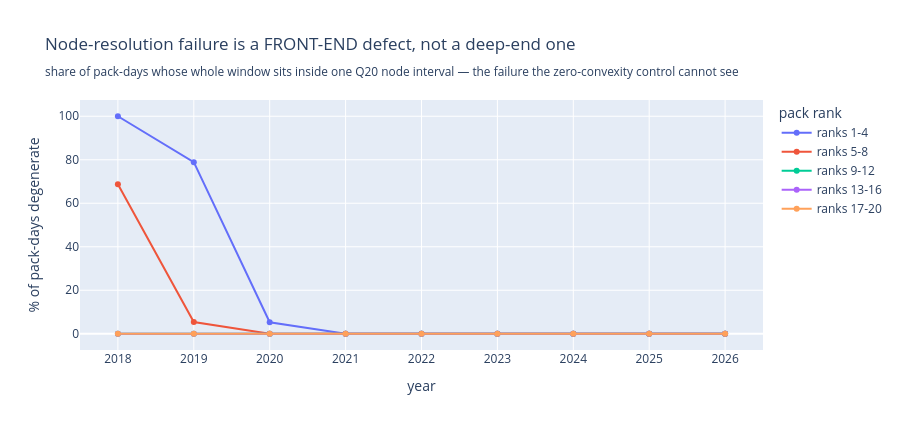

This figure's notebook cell:
### Code cell
_fig = go.Figure()
for _b in ["1-4", "5-8", "9-12", "13-16", "17-20"]:
    if _b in _sw.columns:
        _fig.add_trace(go.Scatter(x=_sw.index, y=_sw[_b], mode="lines+markers", name=f"ranks {_b}"))
_fig.update_layout(
    title="Node-resolution failure is a FRONT-END defect, not a deep-end one<br>"
          "<sub>share of pack-days whose whole window sits inside one Q20 node "
          "interval — the failure the zero-convexity control cannot see</sub>",
    xaxis_title="year", yaxis_title="% of pack-days degenerate", height=430,
    legend_title="pack rank")
_fig

### Figure 1 — Plotly figure (JSON) as saved in the notebook; plotly's stock layout.template omitted (floating-point values rounded to 4 significant figures)
{"data": [{"mode": "lines+markers", "name": "ranks 1-4", "type": "scatter", "x": [2018, 2019, 2020, 2021, 2022, 2023, 2024, 2025, 2026], "y": [100.0, 78.9, 5.3, 0.0, 0.0, 0.0, 0.0, 0.0, 0.0]}, {"mode": "lines+markers", "name": "ranks 5-8", "type": "scatter", "x": [2018, 2019, 2020, 2021, 2022, 2023, 2024, 2025, 2026], "y": [68.7, 5.4, 0.0, 0.0, 0.0, 0.0, 0.0, 0.0, 0.0]}, {"mode": "lines+markers", "name": "ranks 9-12", "type": "scatter", "x": [2018, 2019, 2020, 2021, 2022, 2023, 2024, 2025, 2026], "y": [0.0, 0.0, 0.0, 0.0, 0.0, 0.0, 0.0, 0.0, 0.0]}, {"mode": "lines+markers", "name": "ranks 13-16", "type": "scatter", "x": [2018, 2019, 2020, 2021, 2022, 2023, 2024, 2025, 2026], "y": [0.0, 0.0, 0.0, 0.0, 0.0, 0.0, 0.0, 0.0, 0.0]}, {"mode": "lines+markers", "name": "ranks 17-20", "type": "scatter", "x": [2018, 2019, 2020, 2021, 2022, 2023, 2024, 2025, 2026], "y": [0.0, 0.0, 0.0, 0.0, 0.0, 0.0, 0.0, 0.0, 0.0]}], "layout": {"height": 430, "legend": {"title": {"text": "pack rank"}}, "title": {"text": "Node-resolution failure is a FRONT-END defect, not a deep-end one<br><sub>share of pack-days whose whole window sits inside one Q20 node interval — the failure the zero-convexity control cannot see</sub>"}, "xaxis": {"title": {"text": "year"}}, "yaxis": {"title": {"text": "% of pack-days degenerate"}}}}
